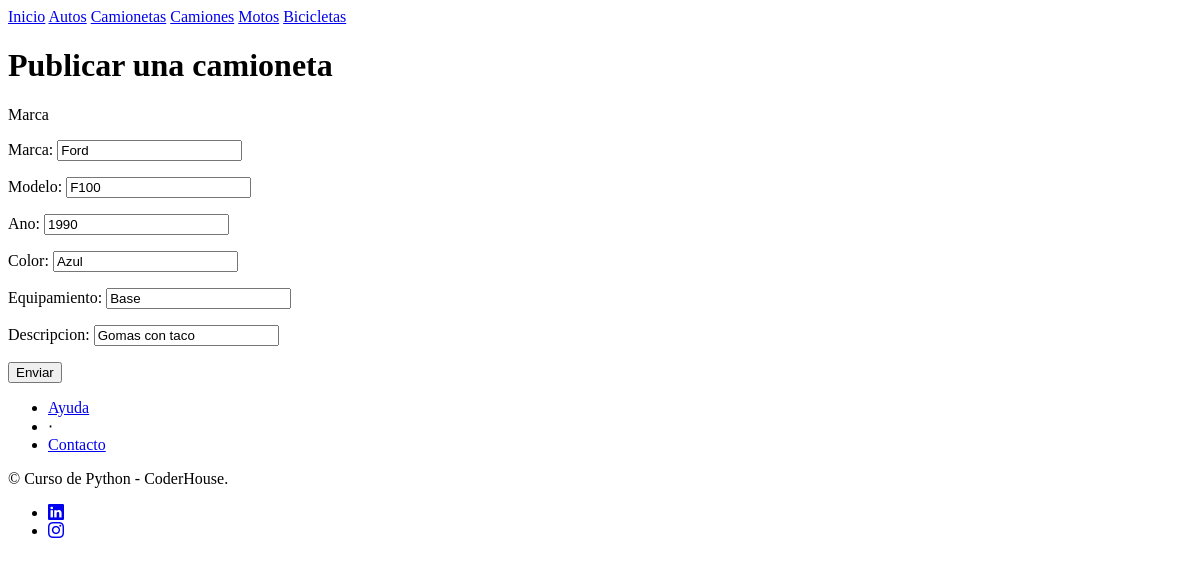
Page /listados/editar-camionetas/1/ on the earlier database version.
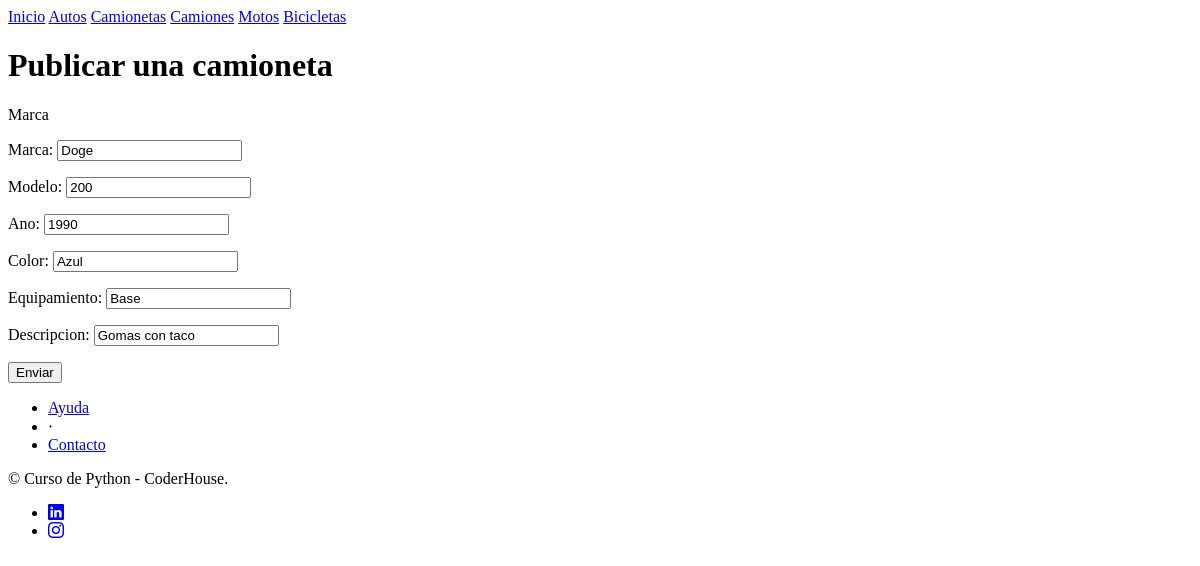
Same page on the later database version.
### app_preentrega/models.py (models this page shows, shortened)
class Camionetas (models.Model):
    marca = models.CharField(max_length=50)
    modelo = models.CharField(max_length=50)
    ano = models.CharField(max_length=4)
    color = models.CharField(max_length=15)
    equipamiento = models.CharField(max_length=100)
    descripcion = models.CharField(max_length=200)

### app_preentrega/views.py (the view)
# urls.py: path('editar-camionetas/<int:id>/', editar_camionetas, name="editar_camionetas"),
def editar_camionetas (request, id):
    Vehiculo = Camionetas.objects.get(id=id)
    if request.method == "POST":
        formulario = Formulario(request.POST)
        if formulario.is_valid():
            data = formulario.cleaned_data
            Vehiculo.marca = data ["marca"]
            Vehiculo.modelo = data ["modelo"]
            Vehiculo.ano = data ["ano"]
            Vehiculo.color = data ["color"]
            Vehiculo.equipamiento = data ["equipamiento"]
            Vehiculo.descripcion = data ["descripcion"]
            Vehiculo.save()
            url_exitosa = reverse('camionetas')
            return redirect(url_exitosa)
    else:
        inicial= {
            'marca' : Vehiculo.marca,
            'modelo' : Vehiculo.modelo,
            'ano' : Vehiculo.ano,
            'color' : Vehiculo.color,
            'equipamiento' : Vehiculo.equipamiento,
            'descripcion' : Vehiculo.descripcion
        }
        formulario = Formulario(initial=inicial)
    Http_response = render(
        request = request,
        template_name = 'pre_entrega/formulario_crear_camionetas.html',
        context={'formulario':formulario}
        )
    return Http_response

### app_preentrega/forms.py
class Formulario (forms.Form):
    marca = forms.CharField(required=True, max_length=50)
    modelo = forms.CharField(required=True, max_length=50)
    ano = forms.IntegerField(required=True, max_value=9999)
    color = forms.CharField(required=True, max_length=15)
    equipamiento = forms.CharField(required=True, max_length=100)
    descripcion = forms.CharField(required=True, max_length=200)

### app_preentrega/templates/pre_entrega/formulario_crear_camionetas.html (shortened to what this page needs)
{% extends "pre_entrega/base.html" %}
{% block contenido %}
<h1>Publicar una camioneta</h1>
<form method="POST">
    <p>Marca</p>
    {{ formulario.as_p }}
    <input type="submit" value = "Enviar">
</form>
{% endblock contenido %}

Differences in the rows shown:
changed Camionetas "Azul": marca "Ford" → "Doge"; modelo "F100" → "200"
